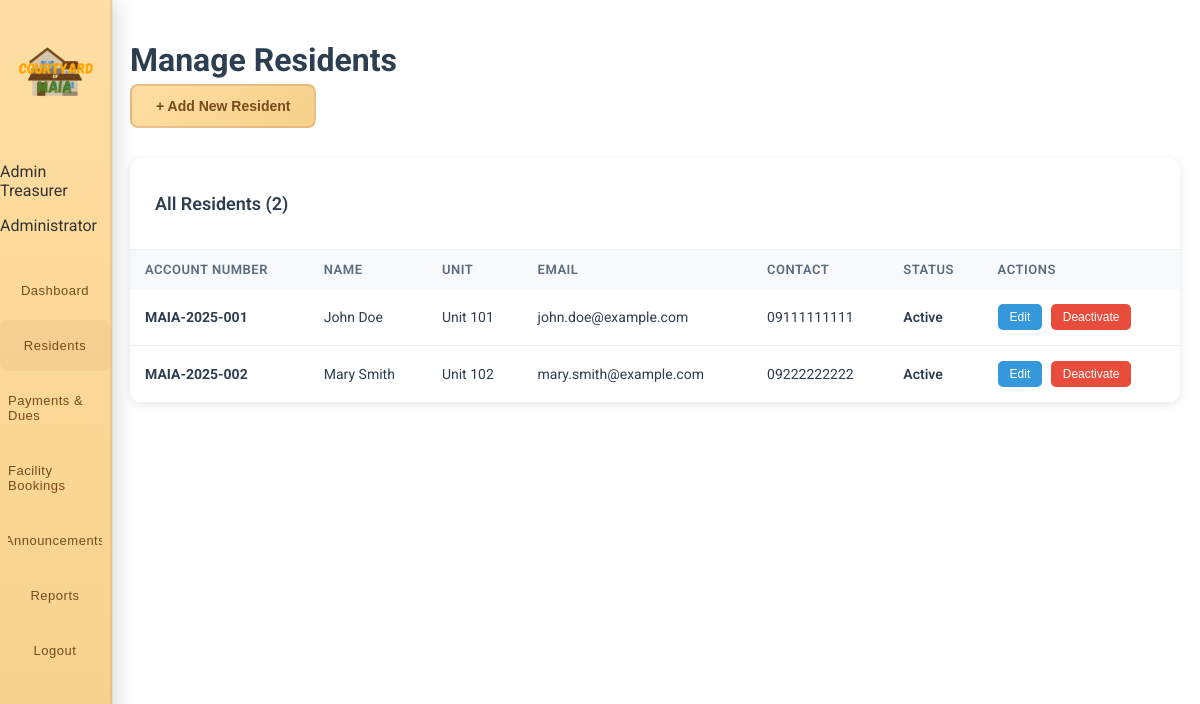
Page /admin/residents.php (signed in) on the committed database.
### tables this page shows
CREATE TABLE users (
    user_id INT PRIMARY KEY AUTO_INCREMENT,
    account_number VARCHAR(20) UNIQUE NOT NULL,
    password VARCHAR(255) NOT NULL,
    email VARCHAR(100) UNIQUE NOT NULL,
    first_name VARCHAR(50) NOT NULL,
    last_name VARCHAR(50) NOT NULL,
    contact_number VARCHAR(20),
    user_role ENUM('admin', 'resident') DEFAULT 'resident',
    status ENUM('active', 'inactive') DEFAULT 'active',
    created_by INT,
    created_at TIMESTAMP DEFAULT CURRENT_TIMESTAMP,
    updated_at TIMESTAMP DEFAULT CURRENT_TIMESTAMP ON UPDATE CURRENT_TIMESTAMP,
    FOREIGN KEY (created_by) REFERENCES users(user_id) ON DELETE SET NULL
);

CREATE TABLE households (
    household_id INT PRIMARY KEY AUTO_INCREMENT,
    unit_number VARCHAR(20) UNIQUE NOT NULL,
    lot_number VARCHAR(20),
    block_number VARCHAR(20),
    street_address VARCHAR(255),
    owner_id INT,
    resident_type ENUM('owner', 'tenant') DEFAULT 'owner',
    move_in_date DATE,
    status ENUM('occupied', 'vacant') DEFAULT 'occupied',
    created_at TIMESTAMP DEFAULT CURRENT_TIMESTAMP,
    FOREIGN KEY (owner_id) REFERENCES users(user_id) ON DELETE SET NULL
);

### auth/session_check.php (called while the page is built, shortened)
<?php
function getCurrentUser() {
    $conn = getDBConnection();
    $user_id = $_SESSION['user_id'] ?? null;
    if ($user_id) {
        $stmt = $conn->prepare("SELECT contact_number FROM users WHERE user_id = ?");
        $stmt->bind_param("i", $user_id);
        $stmt->execute();
        $result = $stmt->get_result();
        $user_data = $result->fetch_assoc();
    }
    return [
        'user_id' => $_SESSION['user_id'] ?? null,
        'account_number' => $_SESSION['account_number'] ?? '',
        'email' => $_SESSION['email'] ?? '',
        'first_name' => $_SESSION['first_name'] ?? '',
        'last_name' => $_SESSION['last_name'] ?? '',
        'full_name' => ($_SESSION['first_name'] ?? '') . ' ' . ($_SESSION['last_name'] ?? ''),
        'user_role' => $_SESSION['user_role'] ?? 'resident',
        'household_id' => $_SESSION['household_id'] ?? null,
        'unit_number' => $_SESSION['unit_number'] ?? '',
        'contact_number' => $user_data['contact_number'] ?? ''
    ];
}
?>

### admin/residents.php (the view, shortened to what this page needs)
<?php
require_once('../auth/session_check.php');
$conn = getDBConnection();
$current_user = getCurrentUser();
$residents_query = "SELECT u.*, h.unit_number, h.lot_number, h.block_number, h.resident_type
                    FROM users u
                    LEFT JOIN household_members hm ON u.user_id = hm.user_id AND hm.is_primary = 1
                    LEFT JOIN households h ON hm.household_id = h.household_id
                    WHERE u.user_role = 'resident'
                    ORDER BY u.created_at DESC";
$residents = $conn->query($residents_query);
?>
<!DOCTYPE html>
<html lang="en">
<head>
  <link rel="stylesheet" href="../style.css">
  <link rel="stylesheet" href="../css/admin.css">
</head>
<body>
  <nav class="navbar" id="sidebar">
    <img src="../pics/Courtyard.png" alt="Courtyard Logo" class="logo">
    <div class="user-info">
      <p class="user-name"><?php echo htmlspecialchars($current_user['full_name']); ?></p>
      <p class="user-role">Administrator</p>
    </div>
    <ul class="nav-links">
      <li><a href="dashboard.php" onclick="closeMenu()"><span class="text">Dashboard</span></a></li>
      <li class="active"><a href="residents.php" onclick="closeMenu()"><span class="text">Residents</span></a></li>
      <li><a href="payments.php" onclick="closeMenu()"><span class="text">Payments & Dues</span></a></li>
      <li><a href="bookings.php" onclick="closeMenu()"><span class="text">Facility Bookings</span></a></li>
      <li><a href="announcements.php" onclick="closeMenu()"><span class="text">Announcements</span></a></li>
      <li><a href="reports.php" onclick="closeMenu()"><span class="text">Reports</span></a></li>
      <li><a href="../auth/logout.php" onclick="closeMenu()"><span class="text">Logout</span></a></li>
    </ul>
  </nav>
  <main>
    <div class="page-header">
      <h1>Manage Residents</h1>
      <button class="add-resident-btn" onclick="showAddResidentModal()">+ Add New Resident</button>
    </div>
    <div class="card residents-table">
      <div class="card-header">
        <h2>All Residents (<?php echo $residents->num_rows; ?>)</h2>
      </div>
      <div class="card-content">
        <table class="data-table">
          <thead>
            <tr>
              <th>Account Number</th>
              <th>Name</th>
              <th>Unit</th>
              <th>Email</th>
              <th>Contact</th>
              <th>Status</th>
              <th>Actions</th>
            </tr>
          </thead>
          <tbody>
            <?php while ($resident = $residents->fetch_assoc()): ?>
              <tr>
                <td><strong><?php echo htmlspecialchars($resident['account_number']); ?></strong></td>
                <td><?php echo htmlspecialchars($resident['first_name'] . ' ' . $resident['last_name']); ?></td>
                <td><?php echo htmlspecialchars($resident['unit_number'] ?? 'N/A'); ?></td>
                <td><?php echo htmlspecialchars($resident['email']); ?></td>
                <td><?php echo htmlspecialchars($resident['contact_number'] ?? 'N/A'); ?></td>
                <td class="status-<?php echo $resident['status']; ?>">
                  <?php echo ucfirst($resident['status']); ?>
                </td>
                <td>
                  <button class="btn-edit" onclick="editResident(<?php echo $resident['user_id']; ?>)">Edit</button>
                  <button class="btn-deactivate" onclick="toggleStatus(<?php echo $resident['user_id']; ?>, '<?php echo $resident['status']; ?>')">
                    <?php echo $resident['status'] == 'active' ? 'Deactivate' : 'Activate'; ?>
                  </button>
                </td>
              </tr>
            <?php endwhile; ?>
          </tbody>
        </table>
      </div>
    </div>
  </main>
</body>
</html>

### style.css (style rules this page uses)
body { margin: 0; font-family: 'Roboto', sans-serif; background-color: #ffffff; color: #333333; }
.navbar { position: fixed; left: 0; top: 0; height: 100vh; width: 110px; display: flex; flex-direction: column; align-items: flex-start; background: linear-gradient(180deg, #fedea3 0%, #f5d18a 100%); box-shadow: 4px 0 20px rgba(0, 0, 0, 0.15), 0 0 0 1px rgba(193, 127, 89, 0.1); border-right: 2px solid rgba(193, 127, 89, 0.2); transition: transform 0.5s cubic-bezier(0.25, 0.46, 0.45, 0.94), width 0.4s cubic-bezier(0.25, 0.46, 0.45, 0.94); z-index: 1000; backdrop-filter: blur(10px); animation: slideIn 0.8s ease-out; }
.logo { height: 90px; margin: 20px auto; cursor: pointer; display: block; transition: transform 0.3s ease, filter 0.3s ease; border-radius: 12px; padding: 8px; }
.nav-links { list-style: none; padding: 0; width: 100%; margin-top: 10px; }
.nav-links li { width: 100%; }
.nav-links a { text-decoration: none; color: #79491b; font-family: 'Arial', sans-serif; font-size: 13px; letter-spacing: 0.5px; padding: 18px 0; margin: 4px 8px; display: flex; flex-direction: column; align-items: center; justify-content: center; transition: all 0.3s cubic-bezier(0.4, 0, 0.2, 1); border-radius: 12px; position: relative; overflow: hidden; }
.nav-links a::before { content: ''; position: absolute; top: 0; left: -100%; width: 100%; height: 100%; background: linear-gradient(90deg, transparent, rgba(250, 160, 0, 0.3), transparent); transition: left 0.5s ease; }
.active { background: rgba(193, 127, 89, 0.1); border-radius: 8px; }
main { margin-left: 110px; padding: 20px; transition: margin 0.4s ease; animation: fadeIn 1s ease-out; }
h1 { margin-bottom: 20px; animation: fadeIn 1.2s ease-out; }
.card { border-radius: 8px; box-shadow: 0 2px 6px rgba(0, 0, 0, 0.1); overflow: hidden; transition: transform 0.2s, box-shadow 0.2s; background-color: #fff3cd; color: #333; }
.card-header { display: flex; align-items: center; gap: 8px; padding: 10px 15px; color: white; }
.card-content { padding: 15px; }
.page-header { margin-bottom: 30px; }
.page-header h1 { font-size: 32px; color: #2c3e50; margin-bottom: 5px; }

### css/admin.css (style rules this page uses)
body { font-family: 'Roboto', sans-serif; }
.card { background: white; border-radius: 12px; box-shadow: 0 2px 8px rgba(0, 0, 0, 0.1); overflow: hidden; transition: transform 0.2s ease, box-shadow 0.2s ease; animation: fadeIn 2.2s ease-out; }
.card-header { padding: 20px 25px; border-bottom: 1px solid #ecf0f1; display: flex; justify-content: space-between; align-items: center; }
.card-header h2 { font-size: 18px; font-weight: 600; color: #2c3e50; }
.card-content { padding: 0; }
.data-table { width: 100%; border-collapse: collapse; }
.data-table thead { background: #f8f9fa; }
.data-table th { padding: 12px 15px; text-align: left; font-weight: 600; font-size: 13px; color: #5a6c7d; text-transform: uppercase; letter-spacing: 0.5px; }
.data-table td { padding: 15px; border-bottom: 1px solid #ecf0f1; font-size: 14px; color: #2c3e50; }
.page-header { margin-bottom: 30px; animation: fadeIn 1.2s ease-out; }
.page-header h1 { font-size: 32px; color: #2c3e50; margin-bottom: 5px; }

### admin/residents.php (style rules this page uses)
.add-resident-btn { background: linear-gradient(135deg, #fedea3 0%, #f5d18a 100%); color: #79491b; padding: 12px 24px; border: 2px solid rgba(193, 127, 89, 0.3); border-radius: 8px; font-size: 14px; font-weight: 600; cursor: pointer; }
.residents-table { margin-top: 20px; }
.status-active { color: #50C878; font-weight: 600; }
.btn-edit, .btn-deactivate { padding: 6px 12px; border: none; border-radius: 5px; font-size: 12px; cursor: pointer; margin-right: 5px; }
.btn-edit { background: #3498db; color: white; }
.btn-deactivate { background: #e74c3c; color: white; }

### rows in the picture
users: contact_number "Admin Treasurer"
households: owner.account_number "MAIA-2025-001", owner.last_name "John Doe", unit_number "Unit 101", owner.email "john.doe@example.com", owner.contact_number "09111111111", owner.status "Active"
households: owner.account_number "MAIA-2025-002", owner.last_name "Mary Smith", unit_number "Unit 102", owner.email "mary.smith@example.com", owner.contact_number "09222222222", owner.status "Active"

### other values in the picture
$residents->num_rows "2"
